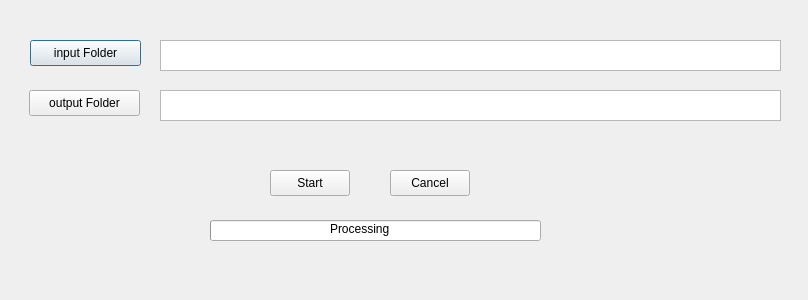
<?xml version="1.0" encoding="UTF-8"?>
<ui version="4.0">
 <class>Dialog</class>
 <widget class="QDialog" name="Dialog">
  <property name="geometry">
   <rect>
    <x>0</x>
    <y>0</y>
    <width>808</width>
    <height>300</height>
   </rect>
  </property>
  <property name="windowTitle">
   <string>Data Manage</string>
  </property>
  <widget class="QPushButton" name="input_bt">
   <property name="geometry">
    <rect>
     <x>30</x>
     <y>40</y>
     <width>111</width>
     <height>26</height>
    </rect>
   </property>
   <property name="text">
    <string>input Folder</string>
   </property>
  </widget>
  <widget class="QTextEdit" name="input_rt">
   <property name="geometry">
    <rect>
     <x>160</x>
     <y>40</y>
     <width>621</width>
     <height>31</height>
    </rect>
   </property>
  </widget>
  <widget class="QPushButton" name="output_bt">
   <property name="geometry">
    <rect>
     <x>29</x>
     <y>90</y>
     <width>111</width>
     <height>26</height>
    </rect>
   </property>
   <property name="text">
    <string>output Folder</string>
   </property>
  </widget>
  <widget class="QTextEdit" name="output_rt">
   <property name="geometry">
    <rect>
     <x>160</x>
     <y>90</y>
     <width>621</width>
     <height>31</height>
    </rect>
   </property>
  </widget>
  <widget class="QProgressBar" name="progressBar">
   <property name="geometry">
    <rect>
     <x>210</x>
     <y>220</y>
     <width>331</width>
     <height>21</height>
    </rect>
   </property>
   <property name="value">
    <number>0</number>
   </property>
   <property name="textVisible">
    <bool>false</bool>
   </property>
  </widget>
  <widget class="QPushButton" name="process_bt">
   <property name="geometry">
    <rect>
     <x>270</x>
     <y>170</y>
     <width>80</width>
     <height>26</height>
    </rect>
   </property>
   <property name="text">
    <string>Start</string>
   </property>
  </widget>
  <widget class="QPushButton" name="cancel_bt">
   <property name="geometry">
    <rect>
     <x>390</x>
     <y>170</y>
     <width>80</width>
     <height>26</height>
    </rect>
   </property>
   <property name="text">
    <string>Cancel</string>
   </property>
  </widget>
  <widget class="QLabel" name="label">
   <property name="geometry">
    <rect>
     <x>330</x>
     <y>220</y>
     <width>91</width>
     <height>17</height>
    </rect>
   </property>
   <property name="text">
    <string>Processing</string>
   </property>
  </widget>
 </widget>
 <resources/>
 <connections/>
</ui>
